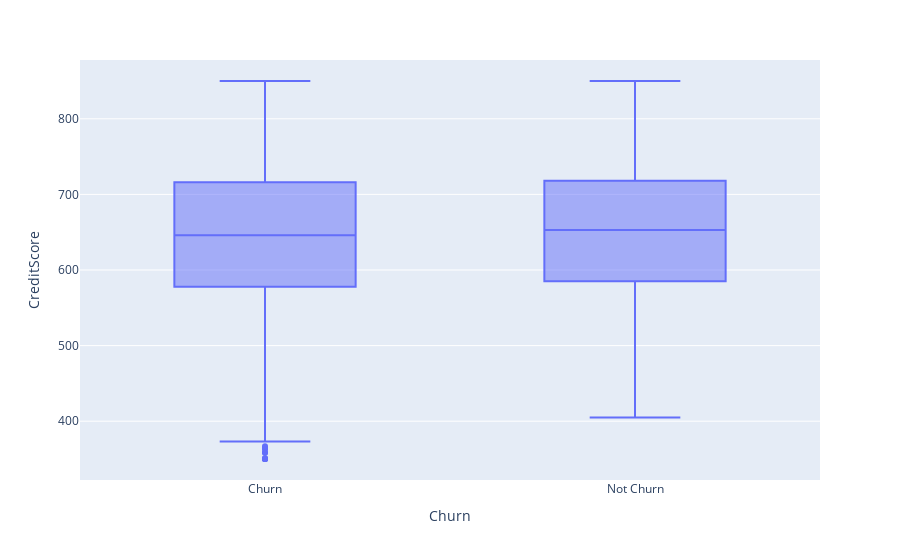

Notebook code for this chart:
### Markdown cell above
There is no distinctive relationship between Churn and Tenure; however, we can see that there are fewer new clients (tenure = 0) and long-term clients (tenure = 10) than other tenures' clients. It's challenging to identify the reasons why long-term clients exit based on just this dataset, but we can see that the bank is not too focusing on getting new customers. Instead, their strategies lean toward existing customers.

### Code cell
fig2 = px.box(df, x = 'Churn', y = 'CreditScore')
fig2.show()
fig2.show(renderer='png')

### Figure 1 — Plotly figure (JSON) as saved in the notebook; plotly's stock layout.template omitted (floating-point values rounded to 4 significant figures; data arrays with more than 128 entries replaced by an {"elided": "..."} marker saying what was removed)
{"data": [{"alignmentgroup": "True", "hovertemplate": "Churn=%{x}<br>CreditScore=%{y}<extra></extra>", "legendgroup": "", "marker": {"color": "#636efa"}, "name": "", "notched": false, "offsetgroup": "", "orientation": "v", "showlegend": false, "type": "box", "x": {"elided": "10000 str values"}, "x0": " ", "xaxis": "x", "y": {"elided": "10000 int values"}, "y0": " ", "yaxis": "y"}], "layout": {"boxmode": "group", "legend": {"tracegroupgap": 0}, "margin": {"t": 60}, "xaxis": {"anchor": "y", "domain": [0, 1], "title": {"text": "Churn"}}, "yaxis": {"anchor": "x", "domain": [0, 1], "title": {"text": "CreditScore"}}}}
